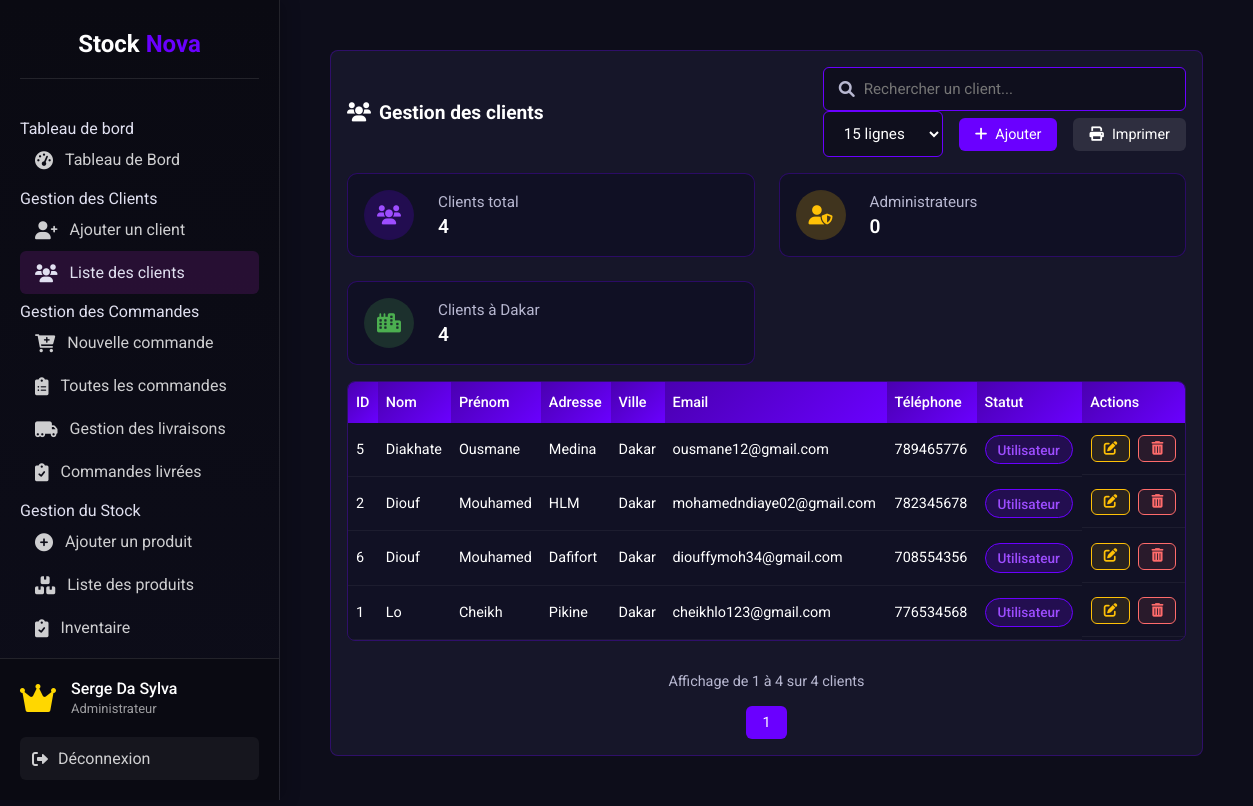
Page /listclient.php (signed in) on the committed database.
### tables this page shows
CREATE TABLE `clients` (
  `id_client` int(11) NOT NULL,
  `nom_cli` varchar(250) DEFAULT NULL,
  `prenom_cli` varchar(50) NOT NULL,
  `adresse_cli` varchar(255) NOT NULL,
  `ville` varchar(50) NOT NULL,
  `pays` varchar(50) NOT NULL,
  `email` varchar(250) DEFAULT NULL,
  `telephone` varchar(20) NOT NULL,
  `statut` enum('admin','utilisateur') DEFAULT 'utilisateur'
);

### listclient.php (the view, shortened to what this page needs)
<?php
require 'includes/connexion.php';
require 'includes/header.php';
$search = $_GET['search'] ?? '';
$perPage = $_GET['per_page'] ?? 15;
$page = $_GET['page'] ?? 1;
$offset = ($page - 1) * $perPage;
try {
    $query = "SELECT * FROM clients
              WHERE nom_cli LIKE :search
              OR prenom_cli LIKE :search
              OR email LIKE :search
              OR telephone LIKE :search
              ORDER BY nom_cli, prenom_cli
              LIMIT :limit OFFSET :offset";
    $stmt = $pdo->prepare($query);
    $stmt->bindValue(':search', '%'.$search.'%', PDO::PARAM_STR);
    $stmt->bindValue(':limit', (int)$perPage, PDO::PARAM_INT);
    $stmt->bindValue(':offset', (int)$offset, PDO::PARAM_INT);
    $stmt->execute();
    $clients = $stmt->fetchAll(PDO::FETCH_ASSOC);
    $countQuery = "SELECT COUNT(*) FROM clients
                   WHERE nom_cli LIKE :search
                   OR prenom_cli LIKE :search
                   OR email LIKE :search
                   OR telephone LIKE :search";
    $countStmt = $pdo->prepare($countQuery);
    $countStmt->bindValue(':search', '%'.$search.'%', PDO::PARAM_STR);
    $countStmt->execute();
    $totalClients = $countStmt->fetchColumn();
    $statsQuery = "SELECT
                    COUNT(*) as total,
                    SUM(CASE WHEN statut = 'admin' THEN 1 ELSE 0 END) as admins,
                    SUM(CASE WHEN ville = 'Dakar' THEN 1 ELSE 0 END) as dakar_clients
                  FROM clients";
    $statsStmt = $pdo->query($statsQuery);
    $stats = $statsStmt->fetch(PDO::FETCH_ASSOC);
} catch (PDOException $e) {
    die("Erreur de base de données : " . $e->getMessage());
}
$isAdmin = ($_SESSION['role'] === 'Admin');
?>
<div class="dashboard-container">
    <div class="data-section">
        <div class="section-header">
            <h3><i class="fas fa-users"></i> Gestion des clients</h3>
            <div class="section-actions">
                <form method="GET" class="search-form">
                    <div class="search-box">
                        <i class="fas fa-search"></i>
                        <input type="text" name="search" placeholder="Rechercher un client..."
                               value="<?= htmlspecialchars($search) ?>" class="search-input">
                    </div>
                </form>
                <div class="action-buttons">
                    <div class="per-page-select">
                        <select class="form-input per-page" onchange="updatePerPage(this.value)">
                            <option value="15" <?= $perPage == 15 ? 'selected' : '' ?>>15 lignes</option>
                        </select>
                    </div>
                    <?php if ($isAdmin): ?>
                    <a href="ajoutclient.php" class="btn btn-primary">
                        <i class="fas fa-plus"></i> Ajouter
                    </a>
                    <?php endif; ?>
                    <button onclick="window.print()" class="btn print-btn">
                        <i class="fas fa-print"></i> Imprimer
                    </button>
                </div>
            </div>
        </div>
        <div class="stats-cards">
            <div class="stat-card">
                <div class="stat-icon bg-primary">
                    <i class="fas fa-users"></i>
                </div>
                <div class="stat-info">
                    <span class="stat-title">Clients total</span>
                    <span class="stat-value"><?= $stats['total'] ?></span>
                </div>
            </div>
            <div class="stat-card">
                <div class="stat-icon bg-warning">
                    <i class="fas fa-user-shield"></i>
                </div>
                <div class="stat-info">
                    <span class="stat-title">Administrateurs</span>
                    <span class="stat-value"><?= $stats['admins'] ?></span>
                </div>
            </div>
            <div class="stat-card">
                <div class="stat-icon bg-success">
                    <i class="fas fa-city"></i>
                </div>
                <div class="stat-info">
                    <span class="stat-title">Clients à Dakar</span>
                    <span class="stat-value"><?= $stats['dakar_clients'] ?></span>
                </div>
            </div>
        </div>
        <div class="table-container">
            <table class="data-table">
                <thead>
                    <tr>
                        <th>ID</th>
                        <th>Nom</th>
                        <th>Prénom</th>
                        <th>Adresse</th>
                        <th>Ville</th>
                        <th>Email</th>
                        <th>Téléphone</th>
                        <th>Statut</th>
                        <?php if ($isAdmin): ?>
                        <th>Actions</th>
                        <?php endif; ?>
                    </tr>
                </thead>
                <tbody>
                    <?php if (empty($clients)): ?>
                        <tr>
                            <td colspan="<?= $isAdmin ? 9 : 8 ?>" class="text-center no-data">
                                <i class="fas fa-user-slash"></i>
                                <p>Aucun client trouvé</p>
                            </td>
                        </tr>
                    <?php else: ?>
                        <?php foreach ($clients as $client): ?>
                            <tr>
                                <td><?= htmlspecialchars($client['id_client']) ?></td>
                                <td><?= htmlspecialchars($client['nom_cli'] ?? 'N/A') ?></td>
                                <td><?= htmlspecialchars($client['prenom_cli']) ?></td>
                                <td><?= htmlspecialchars($client['adresse_cli']) ?></td>
                                <td><?= htmlspecialchars($client['ville']) ?></td>
                                <td><?= htmlspecialchars($client['email'] ?? 'N/A') ?></td>
                                <td><?= htmlspecialchars($client['telephone']) ?></td>
                                <td>
                                    <span class="badge <?= $client['statut'] === 'admin' ? 'badge-success' : 'badge-primary' ?>">
                                        <?= ucfirst($client['statut']) ?>
                                    </span>
                                </td>
                                <?php if ($isAdmin): ?>
                                <td class="actions">
                                    <a href="updateclient.php?id=<?= $client['id_client'] ?>" class="btn btn-sm btn-warning" title="Modifier">
                                        <i class="fas fa-edit"></i>
                                    </a>
                                    <a href="deleteclient.php?id=<?= $client['id_client'] ?>" class="btn btn-sm btn-danger" title="Supprimer"
                                       onclick="return confirm('Êtes-vous sûr de vouloir supprimer ce client ?');">
                                        <i class="fas fa-trash-alt"></i>
                                    </a>
                                </td>
                                <?php endif; ?>
                            </tr>
                        <?php endforeach; ?>
                    <?php endif; ?>
                </tbody>
            </table>
        </div>
        <div class="pagination">
            <div class="pagination-info">
                Affichage de <?= min(($page-1)*$perPage+1, $totalClients) ?> à <?= min($page*$perPage, $totalClients) ?> sur <?= $totalClients ?> clients
            </div>
            <div class="pagination-controls">
                <div class="page-numbers">
                    <?php
                    $totalPages = ceil($totalClients / $perPage);
                    $startPage = max(1, $page - 2);
                    $endPage = min($totalPages, $page + 2);
                    for ($i = $startPage; $i <= $endPage; $i++): ?>
                        <a href="?page=<?= $i ?>&per_page=<?= $perPage ?>&search=<?= urlencode($search) ?>"
                           class="btn btn-pagination <?= $i == $page ? 'active' : '' ?>">
                            <?= $i ?>
                        </a>
                    <?php endfor;
                    ?>
                </div>
            </div>
        </div>
    </div>
</div>
<?php include 'includes/footer.php'; ?>

### css/styles.css (style rules this page uses)
:root { --primary: #9c27b0; --primary-dark: #7b1fa2; --primary-light: #ba68c8; --dark: #121212; --darker: #000000; --light: #f5f5f5; --danger: #e91e63; --success: #4caf50; --warning: #ff9800; }
* { box-sizing: border-box; margin: 0; padding: 0; font-family: 'Roboto', sans-serif; }
body { background-color: var(--dark); color: var(--light); display: flex; min-height: 100vh; }

### rows in the picture
clients: id_client "5", nom_cli "Diakhate", prenom_cli "Ousmane", adresse_cli "Medina", ville "Dakar", email "ousmane12@gmail.com", telephone "789465776", statut "Utilisateur"
clients: id_client "2", nom_cli "Diouf", prenom_cli "Mouhamed", adresse_cli "HLM", ville "Dakar", email "mohamedndiaye02@gmail.com", telephone "782345678", statut "Utilisateur"
clients: id_client "6", nom_cli "Diouf", prenom_cli "Mouhamed", adresse_cli "Dafifort", ville "Dakar", email "diouffymoh34@gmail.com", telephone "708554356", statut "Utilisateur"
clients: id_client "1", nom_cli "Lo", prenom_cli "Cheikh", adresse_cli "Pikine", ville "Dakar", email "cheikhlo123@gmail.com", telephone "776534568", statut "Utilisateur"

### other values in the picture
$_SESSION['username'] "Serge Da Sylva"
$stats['total'] "4"
$stats['admins'] "0"
$stats['dakar_clients'] "4"
min(($page-1)*$perPage+1, $totalClients) "1"
min($page*$perPage, $totalClients) "4"
$totalClients "4"
